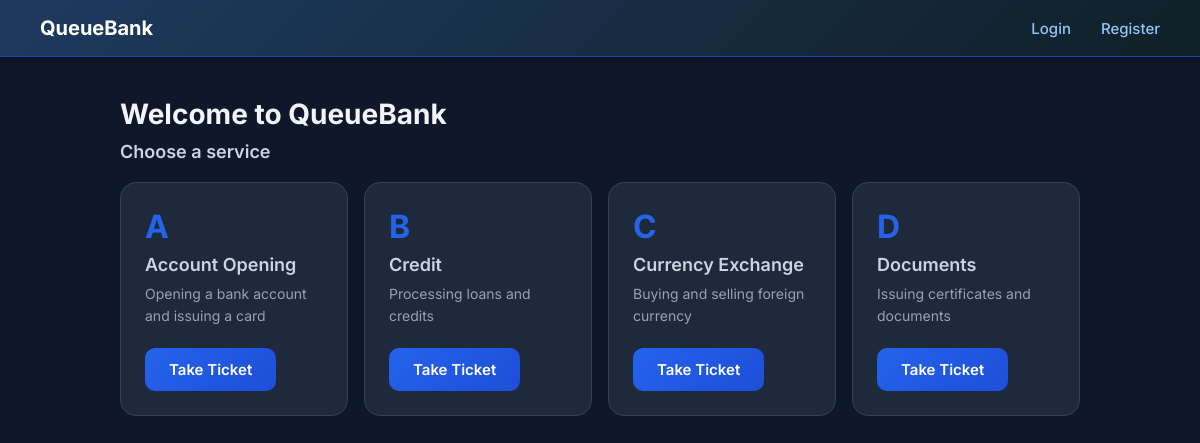
The page / on the database its author committed.
### tickets/models.py (models this page shows, shortened)
class Service(models.Model):
    name=models.CharField(max_length=100)
    code=models.CharField(max_length=5)
    description=models.TextField(blank=True, null=True)
    is_active=models.BooleanField(default=True)

### tickets/views.py (the view)
# urls.py: 2. Add a URL to urlpatterns:  path('', views.home, name='home')
def home(request):
    services=Service.objects.filter(is_active=True)
    return render(request, 'tickets/home.html', {'services': services})

### templates/tickets/home.html
{% extends 'base.html' %}
{% block content %}
<div class="container">
    <h2>Welcome to QueueBank</h2>
    <h3>Choose a service</h3>
    <div class="services">
        {% for service in services %}
        <div class="service-card">
            <div class="service-code">{{ service.code }}</div>
            <h3>{{ service.name }}</h3>
            <p>{{ service.description }}</p>
            <br>
            <a href="{% url 'take_ticket' service.pk %}" class="btn">Take Ticket</a>
        </div>
        {% endfor %}
    </div>
</div>
{% endblock %}

### static/style.css (style rules this page uses)
* { margin: 0; padding: 0; box-sizing: border-box; }
body { font-family: 'Inter', sans-serif; background-color: #0f172a; color: #e2e8f0; min-height: 100vh; }
.container { max-width: 1000px; margin: 40px auto; padding: 0 20px; }
h1, h2 { font-size: 28px; font-weight: 700; color: #f1f5f9; margin-bottom: 10px; }
h3 { font-size: 18px; font-weight: 600; color: #cbd5e1; margin-bottom: 8px; }
p { color: #94a3b8; font-size: 14px; line-height: 1.6; }
button, .btn { background: linear-gradient(135deg, #2563eb, #1d4ed8); color: white; border: none; padding: 12px 24px; border-radius: 10px; font-size: 15px; font-weight: 600; cursor: pointer; transition: all 0.2s; text-decoration: none; display: inline-block; }
a { color: #60a5fa; text-decoration: none; }
.services { display: grid; grid-template-columns: repeat(auto-fit, minmax(220px, 1fr)); gap: 16px; margin-top: 20px; }
.service-card { background: #1e293b; border: 1px solid #334155; border-radius: 16px; padding: 24px; transition: all 0.2s; }
.service-code { font-size: 32px; font-weight: 700; color: #2563eb; margin-bottom: 8px; }

### rows shown on the page
Service: code "A", name "Account Opening", description "Opening a bank account and issuing a card"
Service: code "B", name "Credit", description "Processing loans and credits"
Service: code "C", name "Currency Exchange", description "Buying and selling foreign currency"
Service: code "D", name "Documents", description "Issuing certificates and documents"
